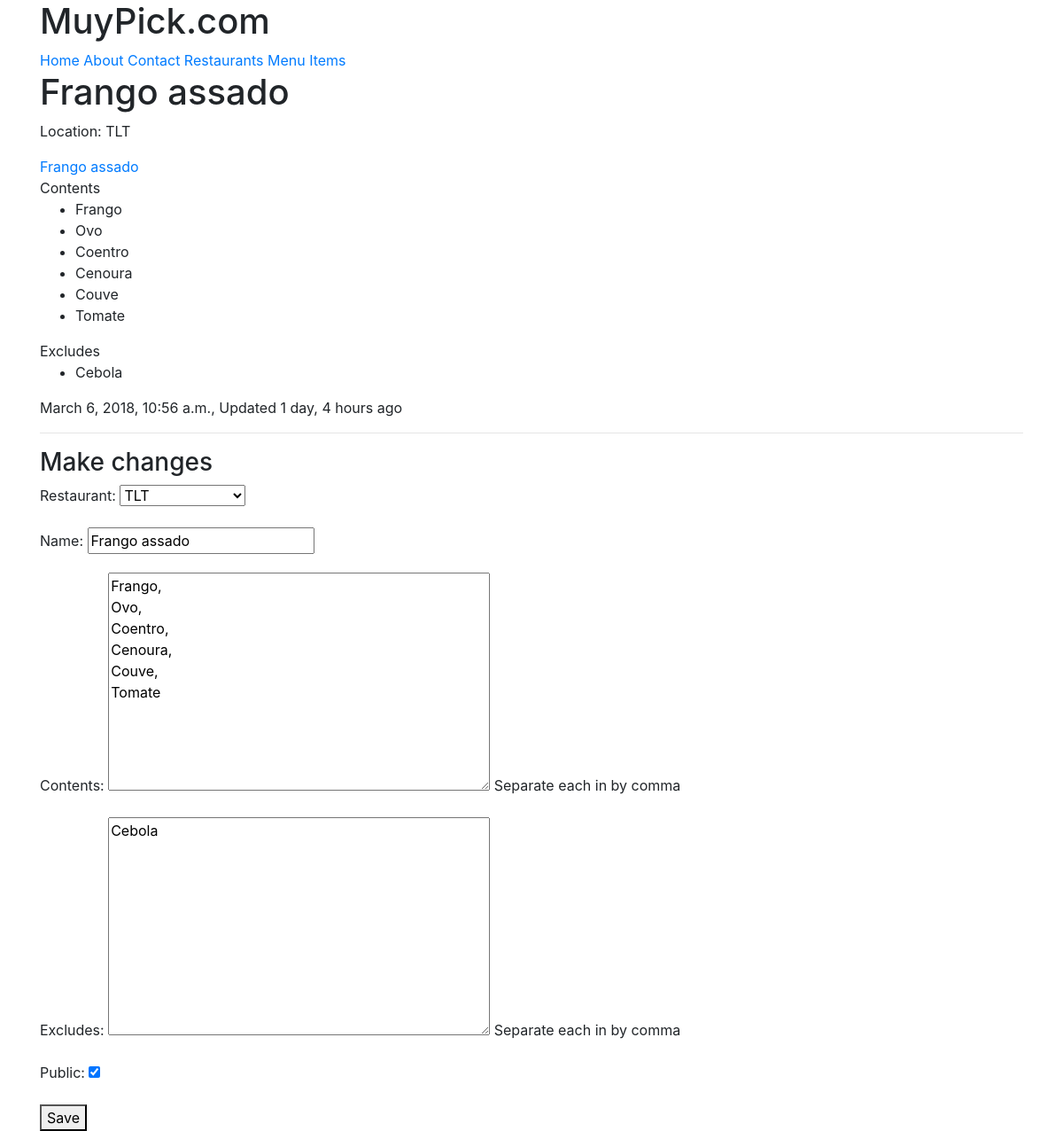
/items/10/ (signed in), run on an earlier commit of the app's database.
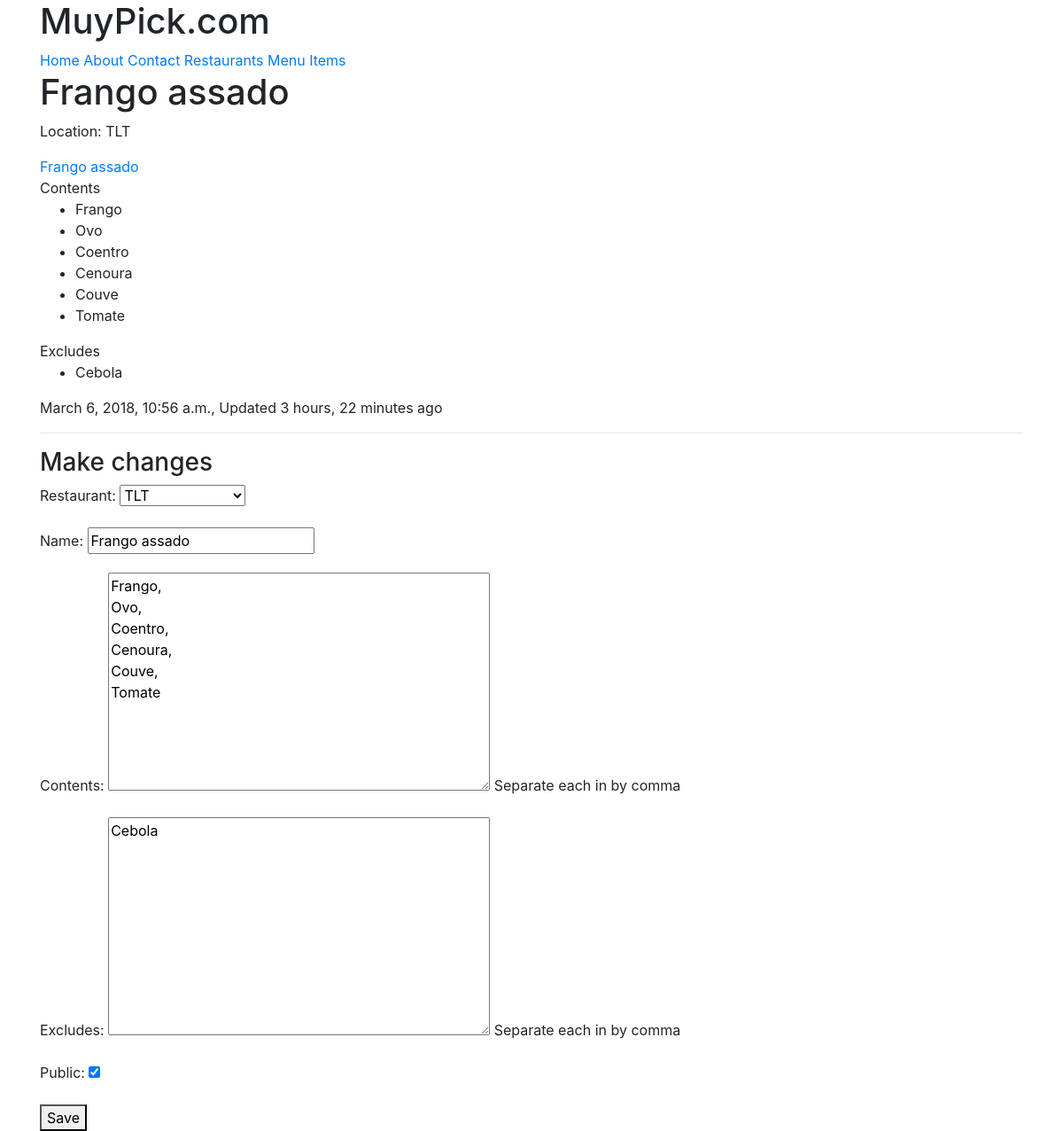
And on a later commit of the database.
### menus/models.py (models this page shows, shortened)
class Item(models.Model):
    user        = models.ForeignKey(settings.AUTH_USER_MODEL)
    restaurant  = models.ForeignKey(RestaurantLocation)
    name        = models.CharField(max_length=120)
    contents    = models.TextField(help_text='Separate each in by comma')
    excludes    = models.TextField(blank=True, null=True, help_text='Separate each in by comma')
    public      = models.BooleanField(default=True)
    timestamp   = models.DateTimeField(auto_now_add=True)
    updated     = models.DateTimeField(auto_now=True)
    def __str__(self):
        return self.name
    class Meta:
        ordering = ['-updated', '-timestamp']
    def get_contents(self):
        return self.contents.split(',')
    def get_excludes(self):
        return self.excludes.split(',')

### restaurants/models.py (models this page shows, shortened)
class RestaurantLocation(models.Model):
    owner          = models.ForeignKey(User)
    name          = models.CharField(max_length = 120)
    location      = models.CharField(max_length = 120, null = True, blank = True)
    category      = models.CharField(max_length = 120, null = True, blank = True, validators = [validate_category])
    timestamp     = models.DateTimeField(auto_now_add = True)
    updated       = models.DateTimeField(auto_now = True)
    slug          = models.SlugField(null = True, blank = True)
    objects = RestaurantLocationManager()
    def __str__(self):
        return self.name

### menus/views.py (the view)
# urls.py: url(r'^(?P<pk>\d+)/$', ItemUpdateView.as_view(), name = 'detail'),
class ItemUpdateView(LoginRequiredMixin, UpdateView):
    template_name = 'menus/detail-update.html'
    form_class = ItemForm
    def get_form_kwargs(self):
        kwargs = super(ItemUpdateView, self).get_form_kwargs()
        kwargs['user'] = self.request.user
        return kwargs
    def get_queryset(self):
        return Item.objects.filter(user=self.request.user)
    def get_context_data(self, *args, **kwargs):
        context = super(ItemUpdateView, self).get_context_data(*args, **kwargs)
        context['title'] = 'Update Item'
        return context

### menus/forms.py
class ItemForm(forms.ModelForm):
    class Meta:
        model = Item
        fields = [
            'restaurant',
            'name',
            'contents',
            'excludes',
            'public',
        ]
    def __init__(self, user=None, *args, **kwargs):
        print(user)
        print(kwargs)
        super(ItemForm, self).__init__(*args, **kwargs)
        self.fields['restaurant'].queryset = RestaurantLocation.objects.filter(owner=user)#.exclude(item__isnull=False)

### restaurants/models.py (called while the page is built)
    def get_queryset(self):
        return RestaurantLocationQuerySet(self.model, using=self._db)

### menus/templates/menus/detail-update.html (shortened to what this page needs)
{% extends "base.html" %}
{% block content %}
<h1>{{ form.instance.name }}</h1>
<p>Location: {{ form.instance.restaurant.name }}</p>
<a href="{{ form.instance.get_absolut_url }}">{{ form.instance.name }}</a>
<br/>
{% if form.instance.contents %}
Contents
<ul>
    {% for item in form.instance.get_contents %}
    <li>
        {{ item }}
    </li>
    {% endfor %}
</ul>
{% endif %}
{% if form.instance.excludes %}
Excludes
<ul>
    {% for item in form.instance.get_excludes %}
    <li>
        {{ item }}
    </li>
    {% endfor %}
</ul>
{% endif %}
<p>{{ form.instance.timestamp }}, Updated {{ form.instance.updated|timesince}} ago</p>
<hr/>
<h3>Make changes</h3>
{% include 'snippets/form_snippet.html' with form=form %}
{% endblock content %}

### templates/snippets/form_snippet.html (shortened to what this page needs)
<form method='POST'>
    {{ form.as_p }}
    <button type="submit" name="button">Save</button>
</form>

What changed in the data, as far as the page shows it:
changed Item "Frango assado": instance.updated "1 day, 4 hours" → "3 hours, 22 minutes"
